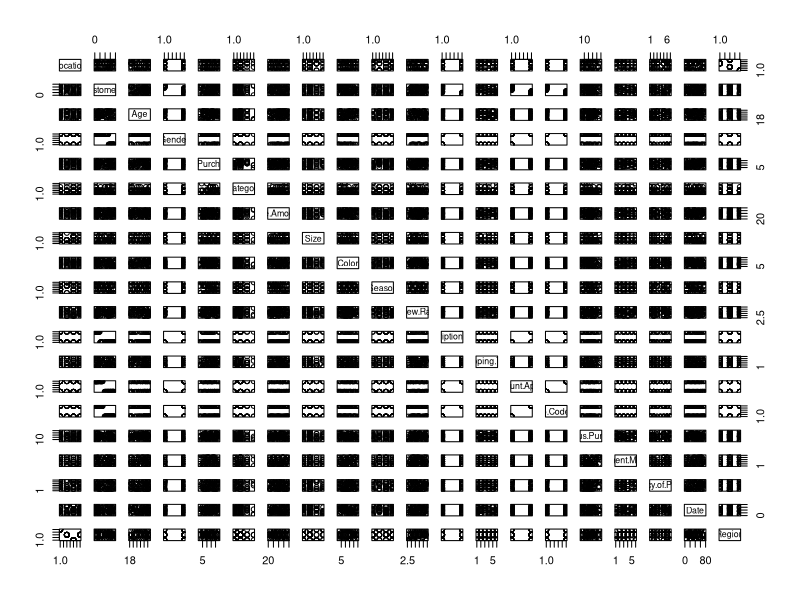
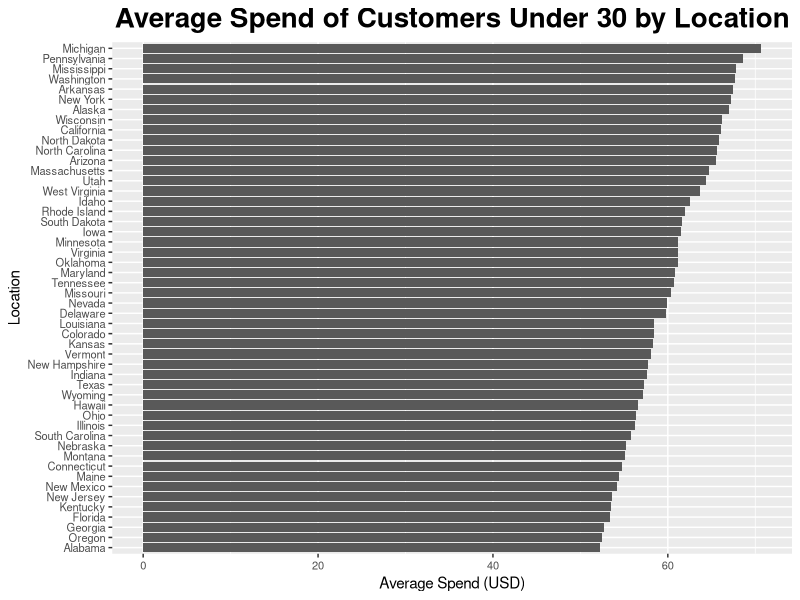

R code for these plots, in order:
## ---- chunk 1
# BAD import: let R guess names and types
data_bad <- read.csv("shopping_behavior.csv")

# BAD filter (forgetting to handle NA, using base [] correctly this time but no cleaning)
young_bad <- data_bad[data_bad$Age < 30, ]

# BAD join using merge() with the same location_info
location_info <- data.frame(
  Location = c("California", "New York", "Texas", "Florida"),
  Region   = c("West", "East", "South", "South"),
  stringsAsFactors = FALSE
)

merged_bad <- merge(young_bad, location_info)

# BAD summary: mean without na.rm and no cleaning of Location variants
result_bad <- aggregate(Purchase.Amount..USD. ~ Location, data = merged_bad, FUN = mean)

# Rename columns to match good version later
names(result_bad) <- c("Location_clean", "avg_spend_bad")
result_bad$avg_spend_bad <- round(result_bad$avg_spend_bad, 2)

# Bad practice result
library(knitr)
library(kableExtra)

result_bad |>
  kbl(caption = "Bad practice result") |>
  scroll_box(height = "600px")
## ---- chunk 2
# Base R plot without formatting or correct data handling
plot(merged_bad)
## ---- chunk 3
# Example of a good practice
# 1) Import packages
library(dplyr)
library(lubridate)
library(ggplot2)

# 2) Read data with good practices
data_good <- read.csv(
  "shopping_behavior.csv",
  stringsAsFactors = FALSE,
  check.names = FALSE   # keeps "Purchase Amount (USD)" as-is
)

# 3) Parse dates correctly
data_good <- data_good %>%
  mutate(
    Date_good = dmy(Date)
  )

# 4) Remove exact duplicate rows (we know we injected some)
data_nodup <- data_good %>%
  distinct(.keep_all = TRUE)

# 5) Keep only customers under 30
young_good <- data_nodup %>%
  filter(Age < 30)

# 6) Location lookup table (regions are just for context)
location_info <- data.frame(
  Location = c("California", "New York", "Texas", "Florida"),
  Region   = c("West", "East", "South", "South"),
  stringsAsFactors = FALSE
)

# 7) Safe join: keep all young customers, add Region if Location matches
merged_good <- young_good %>%
  left_join(location_info, by = "Location")

# 8) Clean up Location variants into one standard name
final_clean <- merged_good %>%
  mutate(
    Location_clean = case_when(
      Location %in% c("California", "california", "Californi", "CA") ~ "California",
      Location %in% c("New York", "NewYork", "N. York")              ~ "New York",
      TRUE ~ Location
    )
  ) %>%
  group_by(Location_clean) %>%
  summarise(
    avg_spend_young = mean(`Purchase Amount (USD)`, na.rm = TRUE),
    n_customers     = n(),
    .groups = "drop"
  ) %>%
  arrange(Location_clean)

# 9) Round numbers to make the table nice for printing
final_clean$avg_spend_young <- round(final_clean$avg_spend_young, 2)

# 10) Print final result nicely
final_clean |>
  kbl(caption = "Good practice result") |>
  scroll_box(height = "600px")
## ---- chunk 4
# 11) Plot final results
plot_data <- final_clean %>%
  arrange(avg_spend_young) %>%
  mutate(Location_clean = factor(Location_clean, Location_clean))

ggplot(plot_data, aes(x = Location_clean, y = avg_spend_young)) +
  geom_bar(stat = "identity") +
  coord_flip() +
  labs(
    title = "Average Spend of Customers Under 30 by Location",
    x = "Location",
    y = "Average Spend (USD)"
  ) + 
  theme(
    plot.title = element_text(face = "bold", size = 20, hjust = 0.5),
    axis.text.y = element_text(size = 8),
    axis.text.x = element_text(size = 8)
  )
